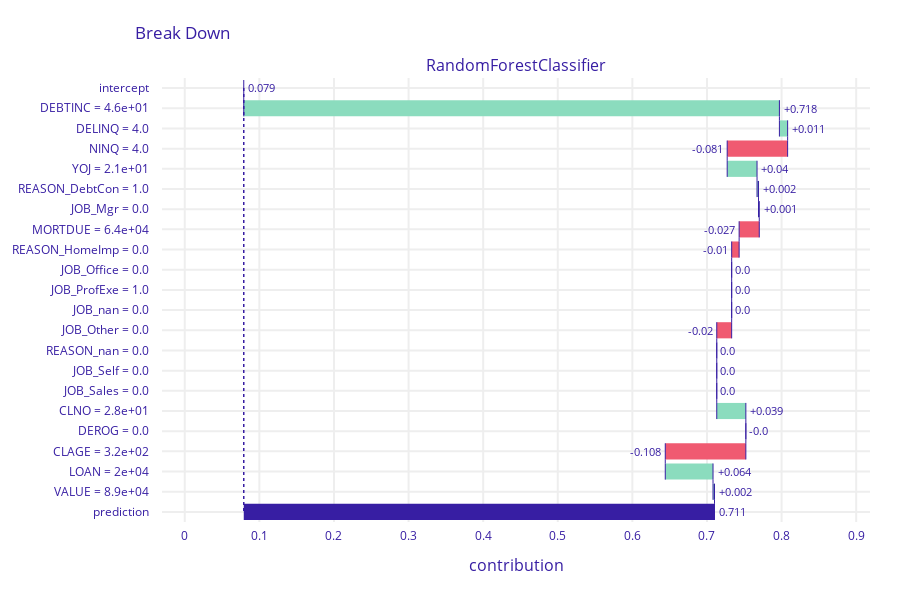

Notebook code for this chart:
### Markdown cell above
Wizualizacja rozbicia drugiej obserwacji.

### Code cell
obs = pd.DataFrame(X_train.iloc[ind_2, :]).T
break_down = exp.predict_parts(obs, type = "break_down")
break_down.plot(max_vars=len(X_train.columns))

### Figure 1 — Plotly figure (JSON) as saved in the notebook; plotly's stock layout.template omitted (floating-point values rounded to 4 significant figures)
{"data": [{"base": 0.07909, "connector": {"line": {"color": "#371ea3", "dash": "solid", "width": 1}, "mode": "spanning"}, "decreasing": {"marker": {"color": "#f05a71"}}, "hoverinfo": "text+delta", "hoverlabel": {"bgcolor": "rgba(0,0,0,0.8)"}, "hovertext": ["Average response: 0.079<br>Prediction: 0.711", "DEBTINC = 4.6e+01<br>increases average response <br>by", "DELINQ = 4.0<br>increases average response <br>by", "NINQ = 4.0<br>decreases average response <br>by", "YOJ = 2.1e+01<br>increases average response <br>by", "REASON_DebtCon = 1.0<br>increases average response <br>by", "JOB_Mgr = 0.0<br>increases average response <br>by", "MORTDUE = 6.4e+04<br>decreases average response <br>by", "REASON_HomeImp = 0.0<br>decreases average response <br>by", "JOB_Office = 0.0<br>decreases average response <br>by", "JOB_ProfExe = 1.0<br>decreases average response <br>by", "JOB_nan = 0.0<br>decreases average response <br>by", "JOB_Other = 0.0<br>decreases average response <br>by", "REASON_nan = 0.0<br>decreases average response <br>by", "JOB_Self = 0.0<br>decreases average response <br>by", "JOB_Sales = 0.0<br>decreases average response <br>by", "CLNO = 2.8e+01<br>increases average response <br>by", "DEROG = 0.0<br>decreases average response <br>by", "CLAGE = 3.2e+02<br>decreases average response <br>by", "LOAN = 2e+04<br>increases average response <br>by", "VALUE = 8.9e+04<br>increases average response <br>by", "Average response: 0.079<br>Prediction: 0.711"], "increasing": {"marker": {"color": "#8bdcbe"}}, "measure": ["relative", "relative", "relative", "relative", "relative", "relative", "relative", "relative", "relative", "relative", "relative", "relative", "relative", "relative", "relative", "relative", "relative", "relative", "relative", "relative", "relative", "total"], "orientation": "h", "showlegend": false, "text": ["0.079", "+0.718", "+0.011", "-0.081", "+0.04", "+0.002", "+0.001", "-0.027", "-0.01", "0.0", "0.0", "0.0", "-0.02", "0.0", "0.0", "0.0", "+0.039", "-0.0", "-0.108", "+0.064", "+0.002", "0.711"], "textposition": "outside", "totals": {"marker": {"color": "#371ea3"}}, "type": "waterfall", "x": [0, 0.718, 0.011, -0.081, 0.04, 0.002, 0.001, -0.027, -0.01, 0, 0, 0, -0.02, 0, 0, 0, 0.039, 0, -0.108, 0.064, 0.002, 0.632], "xaxis": "x", "y": ["intercept", "DEBTINC = 4.6e+01", "DELINQ = 4.0", "NINQ = 4.0", "YOJ = 2.1e+01", "REASON_DebtCon = 1.0", "JOB_Mgr = 0.0", "MORTDUE = 6.4e+04", "REASON_HomeImp = 0.0", "JOB_Office = 0.0", "JOB_ProfExe = 1.0", "JOB_nan = 0.0", "JOB_Other = 0.0", "REASON_nan = 0.0", "JOB_Self = 0.0", "JOB_Sales = 0.0", "CLNO = 2.8e+01", "DEROG = 0.0", "CLAGE = 3.2e+02", "LOAN = 2e+04", "VALUE = 8.9e+04", "prediction"], "yaxis": "y"}], "layout": {"annotations": [{"font": {"size": 16}, "showarrow": false, "text": "RandomForestClassifier", "x": 0.5, "xanchor": "center", "xref": "paper", "y": 1, "yanchor": "bottom", "yref": "paper"}, {"font": {"size": 16}, "showarrow": false, "text": "contribution", "x": 0.5, "xanchor": "center", "xref": "paper", "y": 0, "yanchor": "top", "yref": "paper", "yshift": -30}], "font": {"color": "#371ea3"}, "height": 593, "margin": {"b": 71, "r": 30, "t": 78}, "shapes": [{"line": {"color": "#371ea3", "dash": "dot", "width": 1.5}, "type": "line", "x0": 0.07909, "x1": 0.07909, "xref": "x", "y0": 0, "y1": 21, "yref": "y"}], "title": {"text": "Break Down", "x": 0.15}, "xaxis": {"anchor": "y", "automargin": true, "domain": [0, 1], "fixedrange": true, "gridwidth": 2, "range": [-0.0305, 0.9185], "tickcolor": "white", "ticklen": 3, "ticks": "outside", "type": "linear", "zeroline": false}, "yaxis": {"anchor": "x", "automargin": true, "autorange": "reversed", "domain": [0, 1], "fixedrange": true, "gridwidth": 2, "tickcolor": "white", "ticklen": 10, "ticks": "outside", "type": "category"}}}
